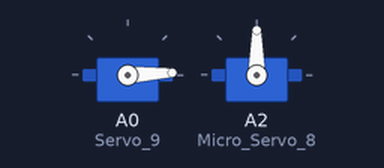
This sketch was run on a simulated Arduino Uno, built with avr-gcc and run on an emulated ATmega328P. On the bench: 2 × servo.

Above: at 0.05 s.
At 2.15 s:
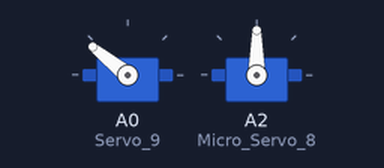
At 4.25 s:
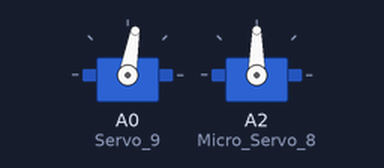
At 8.45 s:
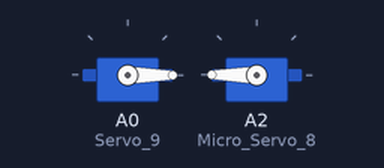
Timing chart, 0 to 12.3 s (numbered marks = the images above):
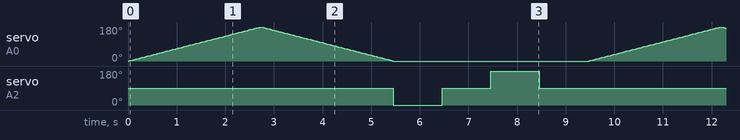

Measured:
- by itself, servo on A2 (Micro_Servo_8): repeats every 9.5 s: 90° 1.0 s, 180° 1.0 s, 90° 6.5 s, 0° 1.0 s

The sketch:

servo_testing1.ino
```cpp
// C++ code

#include <Servo.h>
Servo Micro_Servo_8;  // create servo object to control a servo
Servo Servo_9;
int pos = 0;

void setup()
{
  Servo_9.attach(A0, 500, 2500);
  Micro_Servo_8.attach(A2);  // attaches the servo on pin 9 to the servo object

}

void loop()
{
  // sweep the servo from 0 to 180 degrees in steps
  // of 1 degrees
  for (pos = 0; pos <= 180; pos += 1) {
    // tell servo to go to position in variable 'pos'
    Servo_9.write(pos);
    // wait 15 ms for servo to reach the position
    delay(15); // Wait for 15 millisecond(s)
  }
  for (pos = 180; pos >= 0; pos -= 1) {
    // tell servo to go to position in variable 'pos'
    Servo_9.write(pos);
    // wait 15 ms for servo to reach the position
    delay(15); // Wait for 15 millisecond(s)
  }
  Micro_Servo_8.write(0);     // sets the servo at 0 degree position
  delay(1000);          // waits for the servo to get there
  Micro_Servo_8.write(90);    // sets the servo at 90 degree position
  delay(1000);          // waits for the servo to get there
  Micro_Servo_8.write(180);   // sets the servo at 180 degree position
  delay(1000);          // waits for the servo to get there
  Micro_Servo_8.write(90);    // sets the servo at 90 degree position
  delay(1000);          // waits for the servo to get there
  }
```
